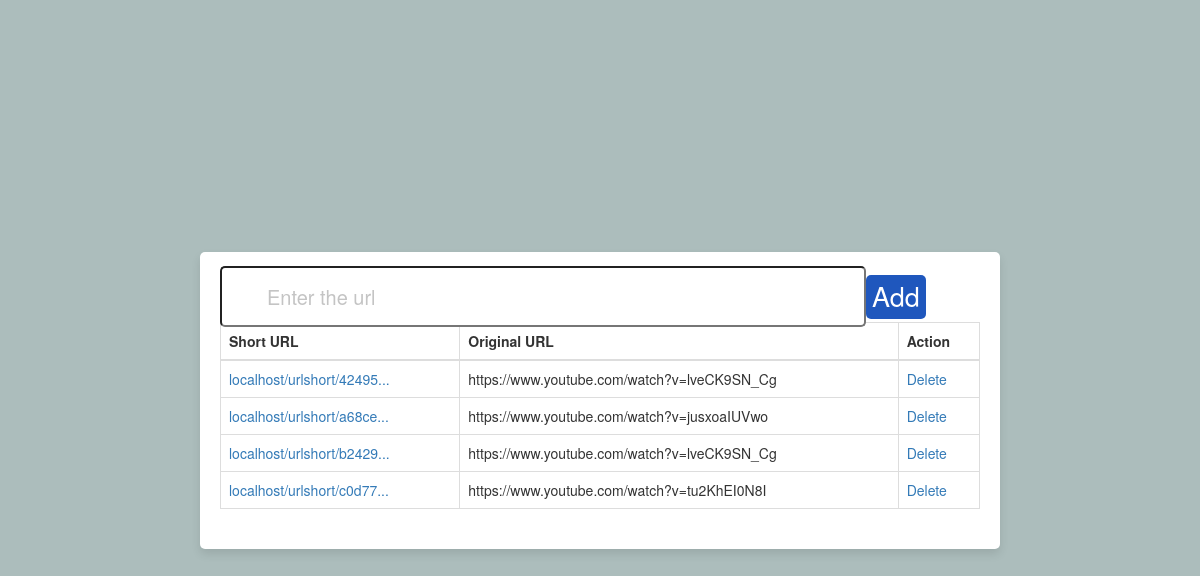
The page / on the database its author committed.
### tables this page shows
CREATE TABLE `url` (
  `id` int(11) NOT NULL,
  `shorten_url` varchar(200) NOT NULL,
  `full_url` varchar(1000) NOT NULL
);

### config/urlClass.php (called while the page is built, shortened)
<?php
Class UrlClass {
    function __construct(mysqli $link) {
        $this->mysqli = $link;
    }
    public function allUrlList() {
        $sql = "SELECT * FROM url order by id desc";
        $result = $this->mysqli->query($sql);
        if ($result->num_rows > 0) {
            while ($row = $result->fetch_assoc()) {
                $array[] = $row;
            }
            return $array;
        }
    }
}
?>

### config/connection.php (called while the page is built, shortened)
<?php
$domain = "localhost/urlshort/";

### index.php (the view, shortened to what this page needs)
<?php
  include "config/connection.php";
  include'config/urlClass.php';
  $url = new UrlClass($mysqli);
  $allList = $url->allUrlList();
 ?>
<!DOCTYPE html>
<html lang="en">
<head>
  <link rel="stylesheet" href="https://maxcdn.bootstrapcdn.com/bootstrap/3.4.1/css/bootstrap.min.css">
    <link rel="stylesheet" href="css/style.css">
</head>
<body>
<div class="wrapper">
   <form action="#" autocomplete="off" class="saveUrl">
      <input type="text" spellcheck="false" name="full_url" placeholder="Enter the url" required>
      <button type="submit" class="saveUrl">Add</button>
    </form>
   <?php if(!empty($allList)):?>
    <table class="table table-bordered">
      <thead>
        <tr>
          <th>Short URL</th>
          <th>Original URL</th>
          <th>Action</th>
        </tr>
      </thead>
      <tbody>
       <?php foreach($allList as $allListVal):?>
        <tr>
          <td>
            <a href="<?php echo $allListVal['shorten_url'] ?>" target="_blank">
                  <?php
                    if($domain.strlen($allListVal['shorten_url']) > 50){
                      echo $domain.substr($allListVal['shorten_url'], 0, 50) . '...';
                    }else{
                      echo $domain.$allListVal['shorten_url'];
                    }
                  ?>
                  </a>
          </td>
          <td>
             <?php
                    if(strlen($allListVal['full_url']) > 60){
                      echo substr($allListVal['full_url'], 0, 60) . '...';
                    }else{
                      echo $allListVal['full_url'];
                    }
                  ?>
          </td>
          <td><a href="javascript:void(0)" onclick="deletuRL('<?php echo$allListVal['id']; ?>')">Delete</a></td>
        </tr>
      <?php endforeach;?>
      </tbody>
    </table>
  <?php endif;?>
</div>
</body>
</html>

### css/style.css (style rules this page uses)
body { display: flex; align-items: center; justify-content: center; min-height: 100vh; background: #acbdbc; padding: 0 10px; }
.wrapper { background: #fff; padding: 20px; width: 800px; border-radius: 5px; box-shadow: 0px 5px 10px rgba(0,0,0,0.1); }
.wrapper form { height: 50px; width: 100%; display: flex; position: relative; align-items: center; }
form input { height: 61px; width: 85%; padding: 0 120px 0 45px; font-size: 20px; border-radius: 5px; }
form input::placeholder { color: #c4c4c4; }
form button { font-size: 27px; border-radius: 5px; border: none; background: #1f57bd; color: #fff; height: 44px; }

### rows shown on the page
url: shorten_url "42495", full_url "https://www.youtube.com/watch?v=lveCK9SN_Cg"
url: shorten_url "a68ce", full_url "https://www.youtube.com/watch?v=jusxoaIUVwo"
url: shorten_url "b2429", full_url "https://www.youtube.com/watch?v=lveCK9SN_Cg"
url: shorten_url "c0d77", full_url "https://www.youtube.com/watch?v=tu2KhEI0N8I"
